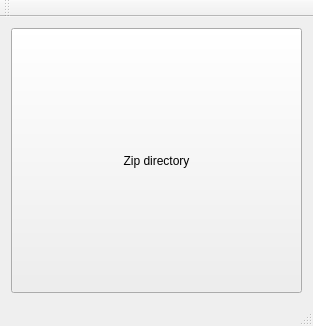
<?xml version="1.0" encoding="UTF-8"?>
<ui version="4.0">
 <class>MainWindow</class>
 <widget class="QMainWindow" name="MainWindow">
  <property name="geometry">
   <rect>
    <x>0</x>
    <y>0</y>
    <width>313</width>
    <height>326</height>
   </rect>
  </property>
  <property name="windowTitle">
   <string>MainWindow</string>
  </property>
  <widget class="QWidget" name="centralWidget">
   <layout class="QVBoxLayout" name="verticalLayout">
    <item>
     <widget class="QPushButton" name="zipDirectoryButton">
      <property name="sizePolicy">
       <sizepolicy hsizetype="Preferred" vsizetype="Preferred">
        <horstretch>0</horstretch>
        <verstretch>0</verstretch>
       </sizepolicy>
      </property>
      <property name="text">
       <string>Zip directory</string>
      </property>
     </widget>
    </item>
   </layout>
  </widget>
  <widget class="QMenuBar" name="menuBar">
   <property name="geometry">
    <rect>
     <x>0</x>
     <y>0</y>
     <width>313</width>
     <height>22</height>
    </rect>
   </property>
  </widget>
  <widget class="QToolBar" name="mainToolBar">
   <attribute name="toolBarArea">
    <enum>TopToolBarArea</enum>
   </attribute>
   <attribute name="toolBarBreak">
    <bool>false</bool>
   </attribute>
  </widget>
  <widget class="QStatusBar" name="statusBar"/>
 </widget>
 <layoutdefault spacing="6" margin="11"/>
 <resources/>
 <connections/>
</ui>
